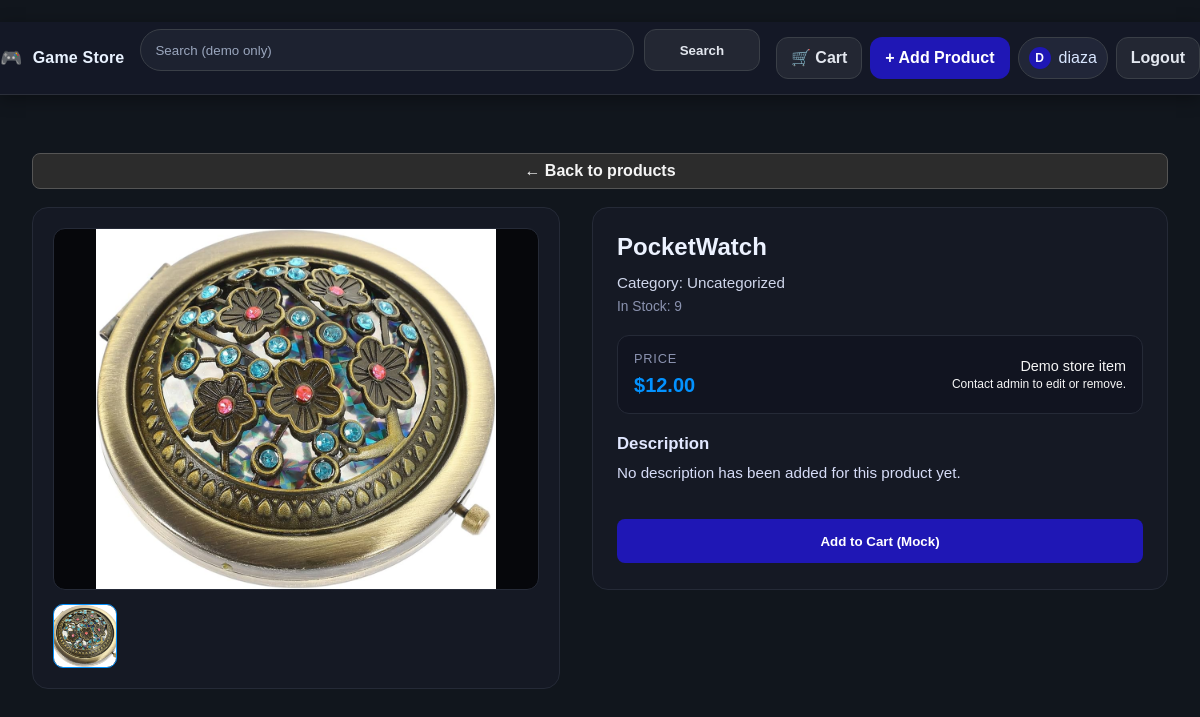
The page /product/pocketwatch/ (signed in) on the database its author committed.
### catalog/models.py (models this page shows, shortened)
class Product(models.Model):
    name = models.CharField(max_length=180)
    slug = models.SlugField(unique=True)
    price = models.DecimalField(max_digits=10, decimal_places=2)
    inventory_qty = models.PositiveIntegerField(default=0)
    image = models.ImageField(upload_to="product_images/", blank=True, null=True)
    image_url = models.URLField(blank=True)
    description = models.TextField(blank=True)
    category = models.CharField(max_length=80, blank=True)

### catalog/views.py (the view)
# urls.py: path("product/<slug:slug>/", views.product_detail, name="product_detail"),
def product_detail(request, slug):
    product = get_object_or_404(Product, slug=slug)
    return render(request, "catalog/product_detail.html", {"product": product})

### templates/catalog/product_detail.html (shortened to what this page needs)
{% extends "base.html" %}
{% block content %}
  <section class="tt-detail-page">
    <p class="tt-back-btn">
      <a href="{% url 'product_list' %}" class="btn btn-sm btn-secondary">
        ← Back to products
      </a>
    </p>
    <div class="tt-detail-layout">
      <div class="tt-detail-media">
        <div class="tt-detail-image-wrap">
          {% if product.image %}
            <img src="{{ product.image.url }}"
                 alt="{{ product.name }}"
                 class="tt-detail-image" />
          {% elif product.image_url %}
            <img src="{{ product.image_url }}"
                 alt="{{ product.name }}"
                 class="tt-detail-image" />
          {% else %}
            <div class="tt-detail-image placeholder">
              No image uploaded for this product.
            </div>
          {% endif %}
        </div>
        <div class="tt-detail-thumbs">
          <div class="tt-detail-thumb active">
            {% if product.image %}
              <img src="{{ product.image.url }}" alt="{{ product.name }}">
            {% elif product.image_url %}
              <img src="{{ product.image_url }}" alt="{{ product.name }}">
            {% else %}
              <span>★</span>
            {% endif %}
          </div>
        </div>
      </div>
      <div class="tt-detail-info">
        <header class="tt-detail-header">
          <h1 class="tt-detail-title">{{ product.name }}</h1>
          <p class="tt-detail-seller">
            Category: {{ product.category|default:"Uncategorized" }}
          </p>
          <p class="tt-detail-meta">
            In Stock: {{ product.inventory_qty }}
          </p>
        </header>
        <div class="tt-detail-price-box">
          <div>
            <div class="tt-detail-price-label">Price</div>
            <div class="tt-detail-price">
              ${{ product.price }}
            </div>
          </div>
          <div class="tt-detail-end-time">
            <span>Demo store item</span><br>
            <small>Contact admin to edit or remove.</small>
          </div>
        </div>
        <section class="tt-detail-description">
          <h2>Description</h2>
          {% if product.description %}
            <p>{{ product.description|linebreaks }}</p>
          {% else %}
            <p>No description has been added for this product yet.</p>
          {% endif %}
        </section>
        <div class="tt-detail-actions">
          <button type="button" class="btn btn-primary">
            Add to Cart (Mock)
          </button>
        </div>
      </div>
    </div>
  </section>
{% endblock %}

### templates/base.html (shortened to what this page needs)
﻿{% load static %}
<!doctype html>
<html lang="en">
  <head>
    <link rel="stylesheet" href="{% static 'css/app.css' %}">
  </head>
  <body>
    <header class="tt-header">
      <div class="tt-container">
        <div class="tt-header-inner">
          <a href="{% url 'product_list' %}" class="tt-brand">
            <span class="tt-logo">🎮</span>
            <span>Game Store</span>
          </a>
          <form class="tt-search" method="get" action="{% url 'product_list' %}">
            <input
              class="tt-search-input"
              type="text"
              name="q"
              placeholder="Search (demo only)"
              value="{{ request.GET.q|default_if_none:'' }}"
            >
            <button type="submit" class="tt-btn tt-btn-ghost">
              Search
            </button>
          </form>
          <div class="tt-actions">
            <a href="{% url 'cart_detail' %}" class="tt-btn tt-btn-ghost">
              🛒 Cart
            </a>
            {% if user.is_authenticated %}
              {% if user.is_staff %}
                <a href="{% url 'product_create' %}" class="tt-btn tt-btn-primary">
                  + Add Product
                </a>
              {% endif %}
              <div class="tt-chip">
                <div class="tt-chip-dot">
                  {{ user.username|first|upper }}
                </div>
                <span>{{ user.username }}</span>
              </div>
              <a href="{% url 'logout' %}" class="tt-btn tt-btn-ghost">
                Logout
              </a>
            {% endif %}
          </div>
        </div>
      </div>
    </header>
    <main class="tt-page">
      <div class="tt-container page-content">
        {% block content %}{% endblock %}
      </div>
    </main>
  </body>
</html>

### rows shown on the page
Product: image (picture), name "PocketWatch", category "Uncategorized", inventory_qty "9", price "12.00"

### other values the page prints
{{ user.username|first|upper }} "D"
{{ user.username }} "diaza"
